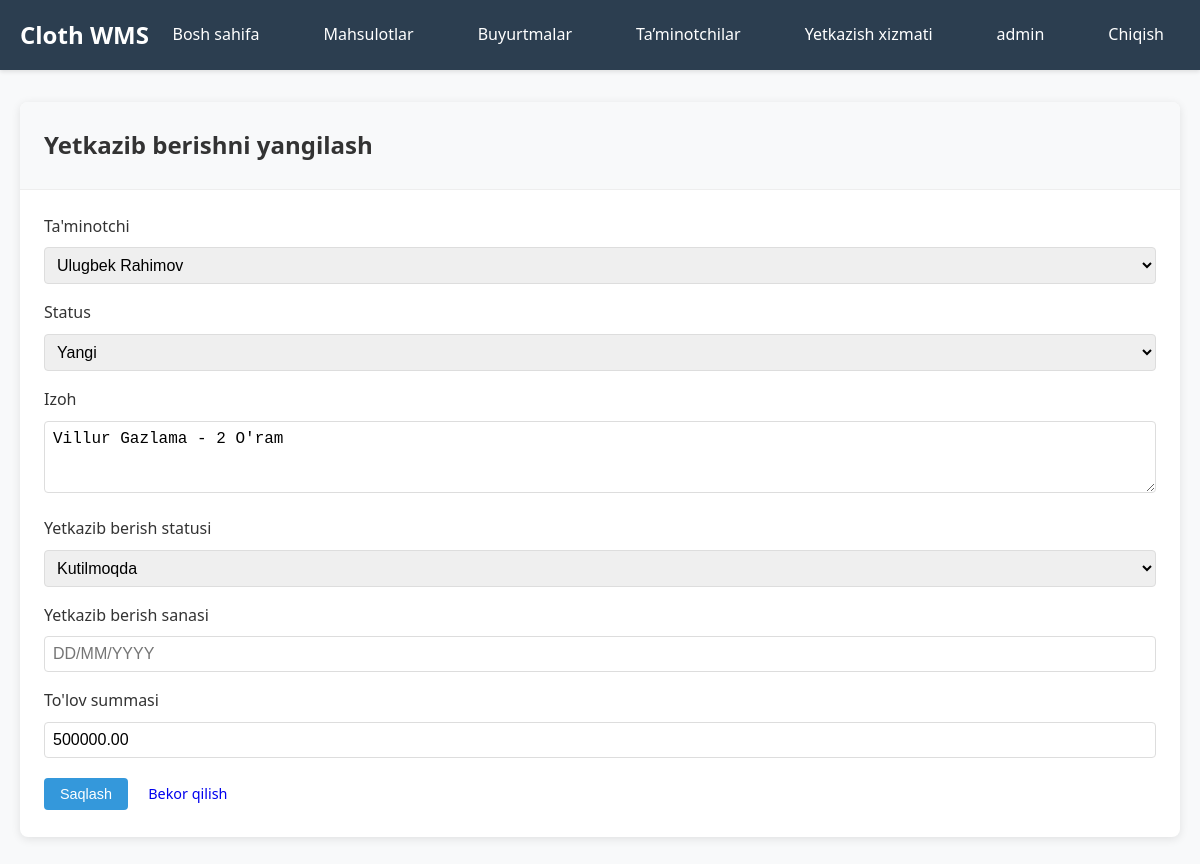
Screenshot of /orders/2/update-delivery/ (signed in) with the database file from the repository.
### orders/models.py (models this page shows, shortened)
class Order(models.Model):
    STATUS_CHOICES = [
        ('NEW', 'Yangi'),
        ('PROCESSING', 'Ishlovda'),
        ('SHIPPED', 'Yuborildi'),
        ('DELIVERED', 'Yetkazildi'),
        ('CANCELLED', 'Bekor qilindi'),
    ]
    DELIVERY_STATUS_CHOICES = [
        ('PENDING', 'Kutilmoqda'),
        ('PREPARING', 'Tayorgarlik'),
        ('IN_TRANSIT', 'Yo`lga tushdi'),
        ('DELIVERED', 'Yetib keldi'),
    ]
    customer = models.ForeignKey(Customer, on_delete=models.CASCADE, verbose_name="Ta'minotchi")
    status = models.CharField(max_length=20, choices=STATUS_CHOICES, default='NEW', verbose_name="Status")
    delivery_status = models.CharField(max_length=20, choices=DELIVERY_STATUS_CHOICES, default='PENDING',
                                       verbose_name="Yetkazib berish statusi")
    delivery_date = models.DateField(verbose_name="Yetkazib berish sanasi", null=True, blank=True)
    tracking_number = models.CharField(max_length=100, verbose_name="Kuzatuv raqami", blank=True, editable=False)
    total_amount = models.DecimalField(max_digits=10, decimal_places=2, default=0, verbose_name="To'lov summasi")
    notes = models.TextField(blank=True, verbose_name="Izoh")
    created_at = models.DateTimeField(auto_now_add=True)
    updated_at = models.DateTimeField(auto_now=True)
    created_by = models.ForeignKey(User, on_delete=models.CASCADE, verbose_name="Yaratdi")
    class Meta:
        verbose_name = "Buyurtma"
        verbose_name_plural = "Buyurtmalar"

### orders/views.py (the view)
# urls.py: path('<int:pk>/update-delivery/', views.delivery_update, name='delivery_update'),
@login_required
def delivery_update(request, pk):
    order = get_object_or_404(Order, pk=pk)
    if request.method == 'POST':
        form = OrderForm(request.POST, instance=order)
        if form.is_valid():
            form.save()
            messages.success(request, 'Yetkazib berish ma`lumotlari yangilandi!')
            return redirect('orders:delivery_list')
    else:
        form = OrderForm(instance=order)
    return render(request, 'orders/order_form.html', {'form': form, 'title': 'Yetkazib berishni yangilash'})

### orders/forms.py
class OrderForm(forms.ModelForm):
    class Meta:
        model = Order
        fields = ['customer', 'status', 'delivery_status', 'delivery_date', 'notes', 'total_amount',]
        widgets = {
            'customer': forms.Select(attrs={'class': 'form-control'}),
            'status': forms.Select(attrs={'class': 'form-control'}),
            'delivery_status': forms.Select(attrs={'class': 'form-control'}),
            'delivery_date': forms.DateInput(attrs={'class': 'form-control', 'type': 'text', 'placeholder': 'DD/MM/YYYY'}),
            'notes': forms.Textarea(attrs={'class': 'form-control', 'rows': 3}),
            'total_amount': forms.NumberInput(attrs={'class': 'form-control', 'step': '0.01'}),
        }

### orders/models.py (called while the page is built)
    def __str__(self):
        return self.name

### templates/orders/order_form.html (shortened to what this page needs)
{% extends 'base.html' %}
{% block content %}
<div class="card">
    <div class="card-header">
        <h2>{{ title }}</h2>
    </div>
    <div class="card-body">
        <form method="post">
            <div class="form-group">
                <label>{{ form.customer.label }}</label>
                {{ form.customer }}
            </div>
            <div class="form-group">
                <label>{{ form.status.label }}</label>
                {{ form.status }}
            </div>
            <div class="form-group">
                <label>{{ form.notes.label }}</label>
                {{ form.notes }}
            </div>
            <div class="form-group">
                <label>{{ form.delivery_status.label }}</label>
                {{ form.delivery_status }}
            </div>
            <div class="form-group">
                <label>{{ form.delivery_date.label }}</label>
                {{ form.delivery_date }}
            </div>
            <div class="form-group">
                <label>{{ form.total_amount.label }}</label>
                {{ form.total_amount }}
            </div>
            <button type="submit" class="btn btn-primary">Saqlash</button>
            <a href="{% url 'orders:order_list' %}" class="btn btn-secondary">Bekor qilish</a>
        </form>
    </div>
</div>
{% endblock %}

### templates/base.html (shortened to what this page needs)
<!DOCTYPE html>
<html lang="uz">
<head>
</head>
<body>
    <nav class="navbar">
        <div class="nav-container">
            <a href="{% url 'inventory:dashboard' %}" class="nav-brand">Cloth WMS</a>
            {% if user.is_authenticated %}
                <ul class="nav-links">
                    <li><a href="{% url 'inventory:dashboard' %}">Bosh sahifa</a></li>
                    <li><a href="{% url 'inventory:product_list' %}">Mahsulotlar</a></li>
                    <li><a href="{% url 'orders:order_list' %}">Buyurtmalar</a></li>
                    <li><a href="{% url 'orders:customer_list' %}">Ta’minotchilar</a></li>
                    <li><a href="{% url 'orders:delivery_list' %}">Yetkazish xizmati</a></li>
                    <li><a href="{% url 'accounts:profile' %}">{{ user.username }}</a></li>
                    <li><a href="{% url 'accounts:logout' %}">Chiqish</a></li>
                </ul>
            {% else %}
                <ul class="nav-links">
                    <li><a href="{% url 'accounts:login' %}">Kirish</a></li>
                    <li><a href="{% url 'accounts:register' %}">Ro‘yxatga olish</a></li>
                </ul>
            {% endif %}
        </div>
    </nav>
    <div class="container">
        {% block content %}
        {% endblock %}
    </div>
</body>
</html>

### templates/base.html (style rules this page uses)
* { margin: 0; padding: 0; box-sizing: border-box; }
body { font-family: 'Segoe UI', Tahoma, Geneva, Verdana, sans-serif; background-color: #f8f9fa; color: #333; line-height: 1.6; }
.navbar { background-color: #2c3e50; padding: 1rem 0; box-shadow: 0 2px 4px rgba(0,0,0,0.1); }
.nav-container { max-width: 1200px; margin: 0 auto; padding: 0 20px; display: flex; justify-content: space-between; align-items: center; }
.nav-brand { color: white; font-size: 1.5rem; font-weight: bold; text-decoration: none; }
.nav-links { display: flex; list-style: none; gap: 2rem; }
.nav-links a { color: white; text-decoration: none; padding: 0.5rem 1rem; border-radius: 4px; transition: background-color 0.3s; }
.container { max-width: 1200px; margin: 2rem auto; padding: 0 20px; }
.card { background: white; border-radius: 8px; box-shadow: 0 2px 10px rgba(0,0,0,0.1); margin-bottom: 2rem; }
.card-header { padding: 1.5rem; border-bottom: 1px solid #eee; background-color: #f8f9fa; border-radius: 8px 8px 0 0; }
.card-body { padding: 1.5rem; }
.btn { display: inline-block; padding: 0.5rem 1rem; border: none; border-radius: 4px; text-decoration: none; cursor: pointer; font-size: 0.9rem; transition: all 0.3s; }
.btn-primary { background-color: #3498db; color: white; }
.form-control { width: 100%; padding: 0.5rem; border: 1px solid #ddd; border-radius: 4px; font-size: 1rem; }
.form-group { margin-bottom: 1rem; }
.form-group label { display: block; margin-bottom: 0.5rem; font-weight: 500; }

### rows the page displays
Order: customer "Ulugbek Rahimov", status "Yangi", notes "Villur Gazlama - 2 O'ram", delivery_status "Kutilmoqda", total_amount "500000.00"

### other values shown
{{ user.username }} "admin"
{{ title }} "Yetkazib berishni yangilash"
